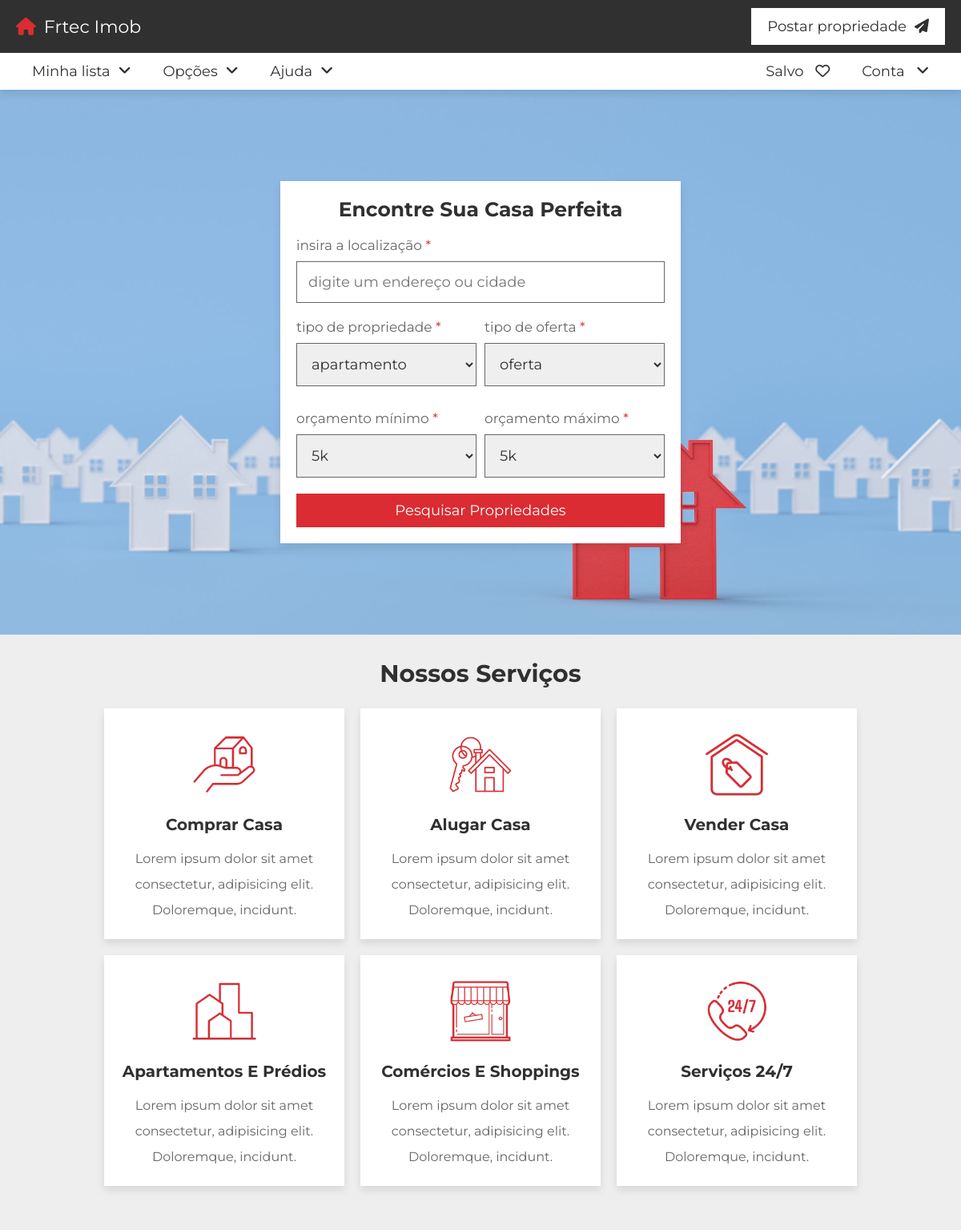
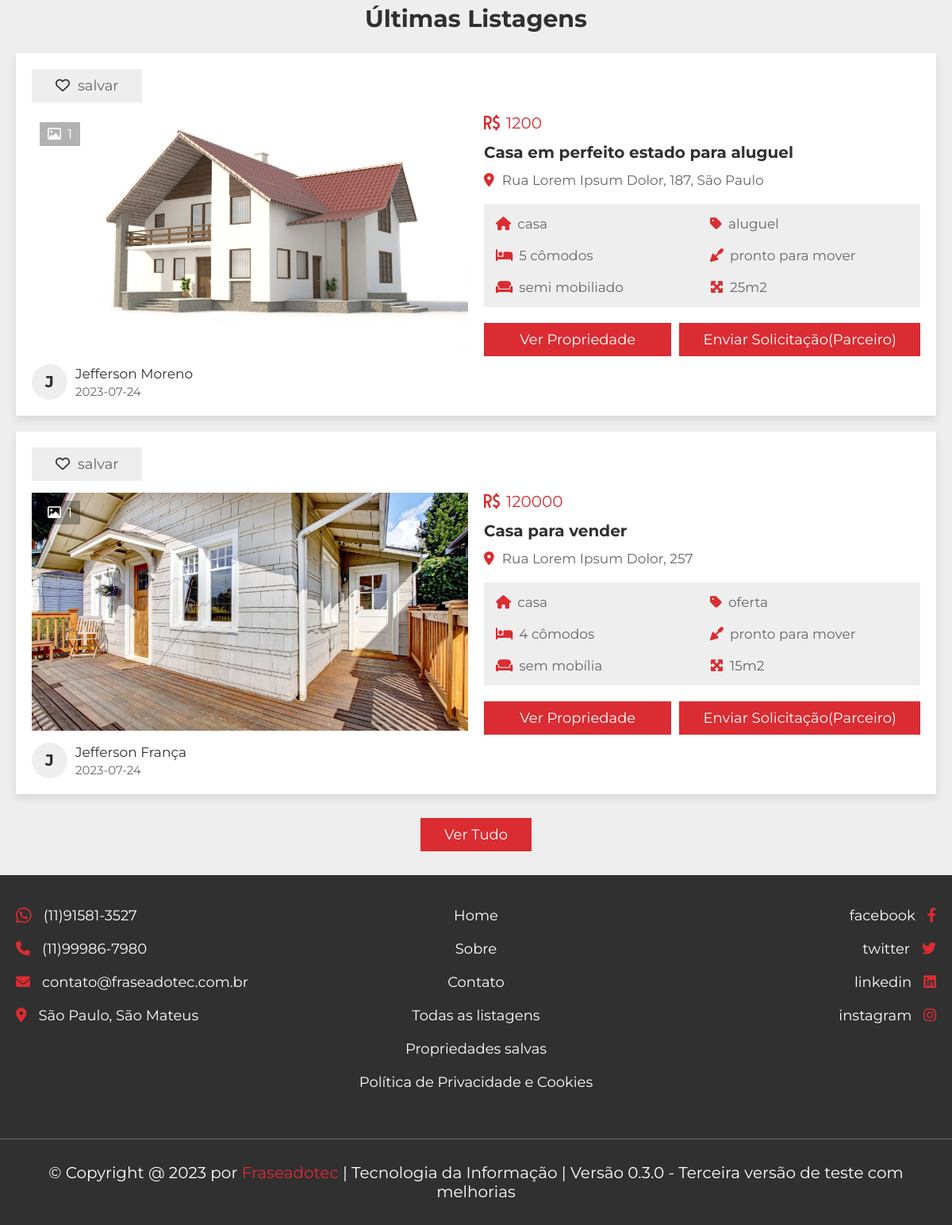
Page /inicio.php on the committed database (2 pictures, top to bottom).
### tables this page shows
CREATE TABLE `property` (
  `id` varchar(20) NOT NULL,
  `user_id` varchar(20) NOT NULL,
  `property_name` varchar(50) NOT NULL,
  `address` varchar(100) NOT NULL,
  `price` varchar(10) NOT NULL,
  `type` varchar(10) NOT NULL,
  `offer` varchar(10) NOT NULL,
  `status` varchar(50) NOT NULL,
  `furnished` varchar(50) NOT NULL,
  `bhk` varchar(10) NOT NULL,
  `deposite` varchar(10) NOT NULL,
  `bedroom` varchar(10) NOT NULL,
  `bathroom` varchar(10) NOT NULL,
  `balcony` varchar(10) NOT NULL,
  `carpet` varchar(10) NOT NULL,
  `age` varchar(2) NOT NULL,
  `total_floors` varchar(2) NOT NULL,
  `room_floor` varchar(2) NOT NULL,
  `loan` varchar(50) NOT NULL,
  `lift` varchar(3) NOT NULL DEFAULT 'no',
  `security_guard` varchar(3) NOT NULL DEFAULT 'no',
  `play_ground` varchar(3) NOT NULL DEFAULT 'no',
  `garden` varchar(3) NOT NULL DEFAULT 'no',
  `water_supply` varchar(3) NOT NULL DEFAULT 'no',
  `power_backup` varchar(3) NOT NULL DEFAULT 'no',
  `parking_area` varchar(3) NOT NULL DEFAULT 'no',
  `gym` varchar(3) NOT NULL DEFAULT 'no',
  `shopping_mall` varchar(3) NOT NULL DEFAULT 'no',
  `hospital` varchar(3) NOT NULL DEFAULT 'no',
  `school` varchar(3) NOT NULL DEFAULT 'no',
  `market_area` varchar(3) NOT NULL DEFAULT 'no',
  `image_01` varchar(50) NOT NULL,
  `image_02` varchar(50) NOT NULL,
  `image_03` varchar(50) NOT NULL,
  `image_04` varchar(50) NOT NULL,
  `image_05` varchar(50) NOT NULL,
  `description` varchar(1000) NOT NULL,
  `date` date NOT NULL DEFAULT current_timestamp()
);

CREATE TABLE `users` (
  `id` varchar(20) NOT NULL,
  `name` varchar(50) NOT NULL,
  `number` varchar(10) NOT NULL,
  `email` varchar(50) NOT NULL,
  `password` varchar(50) NOT NULL
);

### inicio.php (the view, shortened to what this page needs)
<?php
include 'components/connect.php';
if(isset($_COOKIE['user_id'])){
   $user_id = $_COOKIE['user_id'];
}else{
   $user_id = '';
}
?>
<!DOCTYPE html>
<html lang="pt-BR">
<head>
   <link rel="stylesheet" href="https://cdnjs.cloudflare.com/ajax/libs/font-awesome/6.2.0/css/all.min.css">
   <link rel="stylesheet" href="css/style.css">
</head>
<body>
<?php include 'components/user_header.php'; ?>
<div class="home">
   <section class="center">
      <form action="pesquisa.php" method="post">
         <h3>encontre sua casa perfeita</h3>
         <div class="box">
            <p>insira a localização <span>*</span></p>
            <input type="text" name="h_location" required maxlength="100" placeholder="digite um endereço ou cidade" class="input">
         </div>
         <div class="flex">
            <div class="box">
               <p>tipo de propriedade <span>*</span></p>
               <select name="h_type" class="input" required>
                  <option value="apartamento">apartamento</option>
               </select>
            </div>
            <div class="box">
               <p>tipo de oferta <span>*</span></p>
               <select name="h_offer" class="input" required>
                  <option value="oferta">oferta</option>
               </select>
            </div>
            <div class="box">
               <p>orçamento mínimo <span>*</span></p>
               <select name="h_min" class="input" required>
                  <option value="5000">5k</option>
               </select>
            </div>
            <div class="box">
               <p>orçamento máximo <span>*</span></p>
               <select name="h_max" class="input" required>
                  <option value="5000">5k</option>
               </select>
            </div>
         </div>
         <input type="submit" value="Pesquisar Propriedades" name="h_search" class="btn">
      </form>
   </section>
</div>
<section class="services">
   <h1 class="heading">Nossos serviços</h1>
   <div class="box-container">
      <div class="box">
         <img src="images/icon-1.png" alt="">
         <h3>comprar casa</h3>
         <p>Lorem ipsum dolor sit amet consectetur, adipisicing elit. Doloremque, incidunt.</p>
      </div>
      <div class="box">
         <img src="images/icon-2.png" alt="">
         <h3>alugar casa</h3>
         <p>Lorem ipsum dolor sit amet consectetur, adipisicing elit. Doloremque, incidunt.</p>
      </div>
      <div class="box">
         <img src="images/icon-3.png" alt="">
         <h3>vender casa</h3>
         <p>Lorem ipsum dolor sit amet consectetur, adipisicing elit. Doloremque, incidunt.</p>
      </div>
      <div class="box">
         <img src="images/icon-4.png" alt="">
         <h3>apartamentos e prédios</h3>
         <p>Lorem ipsum dolor sit amet consectetur, adipisicing elit. Doloremque, incidunt.</p>
      </div>
      <div class="box">
         <img src="images/icon-5.png" alt="">
         <h3>comércios e shoppings</h3>
         <p>Lorem ipsum dolor sit amet consectetur, adipisicing elit. Doloremque, incidunt.</p>
      </div>
      <div class="box">
         <img src="images/icon-6.png" alt="">
         <h3>serviços 24/7</h3>
         <p>Lorem ipsum dolor sit amet consectetur, adipisicing elit. Doloremque, incidunt.</p>
      </div>
   </div>
</section>
<section class="listings">
   <h1 class="heading">últimas listagens</h1>
   <div class="box-container">
      <?php
         $select_properties = $conn->prepare("SELECT * FROM `property` ORDER BY date DESC LIMIT 6");
         $select_properties->execute();
         if($select_properties->rowCount() > 0){
            while($fetch_property = $select_properties->fetch(PDO::FETCH_ASSOC)){
            $select_user = $conn->prepare("SELECT * FROM `users` WHERE id = ?");
            $select_user->execute([$fetch_property['user_id']]);
            $fetch_user = $select_user->fetch(PDO::FETCH_ASSOC);
            if(!empty($fetch_property['image_02'])){
               $image_coutn_02 = 1;
            }else{
               $image_coutn_02 = 0;
            }
            if(!empty($fetch_property['image_03'])){
               $image_coutn_03 = 1;
            }else{
               $image_coutn_03 = 0;
            }
            if(!empty($fetch_property['image_04'])){
               $image_coutn_04 = 1;
            }else{
               $image_coutn_04 = 0;
            }
            if(!empty($fetch_property['image_05'])){
               $image_coutn_05 = 1;
            }else{
               $image_coutn_05 = 0;
            }
            $total_images = (1 + $image_coutn_02 + $image_coutn_03 + $image_coutn_04 + $image_coutn_05);
            $select_saved = $conn->prepare("SELECT * FROM `saved` WHERE property_id = ? and user_id = ?");
            $select_saved->execute([$fetch_property['id'], $user_id]);
      ?>
      <form action="" method="POST">
         <div class="box">
            <?php
               if($select_saved->rowCount() > 0){
            ?>
            <button type="submit" name="save" class="save"><i class="fas fa-heart"></i><span>salvo</span></button>
            <?php
               }else{
            ?>
            <button type="submit" name="save" class="save"><i class="far fa-heart"></i><span>salvar</span></button>
            <?php
               }
            ?>
            <div class="thumb">
               <p class="total-images"><i class="far fa-image"></i><span><?= $total_images; ?></span></p>
               <img src="uploaded_files/<?= $fetch_property['image_01']; ?>" alt="">
            </div>
            <div class="admin">
               <h3><?= substr($fetch_user['name'], 0, 1); ?></h3>
               <div>
                  <p><?= $fetch_user['name']; ?></p>
                  <span><?= $fetch_property['date']; ?></span>
               </div>
            </div>
         </div>
         <div class="box">
            <div class="price"><i class="fa-solid fa-brazilian-real-sign"></i><span><?= $fetch_property['price']; ?></span></div>
            <h3 class="name"><?= $fetch_property['property_name']; ?></h3>
            <p class="location"><i class="fas fa-map-marker-alt"></i><span><?= $fetch_property['address']; ?></span></p>
            <div class="flex">
               <p><i class="fas fa-house"></i><span><?= $fetch_property['type']; ?></span></p>
               <p><i class="fas fa-tag"></i><span><?= $fetch_property['offer']; ?></span></p>
               <p><i class="fas fa-bed"></i><span><?= $fetch_property['bhk']; ?> cômodos</span></p>
               <p><i class="fas fa-trowel"></i><span><?= $fetch_property['status']; ?></span></p>
               <p><i class="fas fa-couch"></i><span><?= $fetch_property['furnished']; ?></span></p>
               <p><i class="fas fa-maximize"></i><span><?= $fetch_property['carpet']; ?>m2</span></p>
            </div>
            <div class="flex-btn">
               <a href="ver_propriedade.php?get_id=<?= $fetch_property['id']; ?>" class="btn">ver propriedade</a>
               <input type="submit" value="enviar solicitação(Parceiro)" name="send" class="btn">
            </div>
         </div>
      </form>
      <?php
         }
      }else{
         echo '<p class="empty">nenhuma propriedade adicionada ainda! <a href="postagem_propriedade.php" style="margin-top:1.5rem;" class="btn">adicionar novo</a></p>';
      }
      ?>
   </div>
   <div style="margin-top: 2rem; text-align:center;">
      <a href="listas.php" class="inline-btn">ver tudo</a>
   </div>
</section>
<?php include 'components/footer.php'; ?>
</body>
</html>

### components/user_header.php (shortened to what this page needs)
<header class="header">
   <nav class="navbar nav-1">
      <section class="flex">
         <a href="inicio.php" class="logo"><i class="fas fa-house"></i>Frtec Imob</a>
         <ul>
            <li><a href="postagem_propriedade.php">Postar propriedade<i class="fas fa-paper-plane"></i></a></li>
         </ul>
      </section>
   </nav>
   <nav class="navbar nav-2">
      <section class="flex">
         <div class="menu">
            <ul>
               <li><a href="#">Minha lista<i class="fas fa-angle-down"></i></a>
               </li>
               <li><a href="#">Opções<i class="fas fa-angle-down"></i></a>
               </li>
               <li><a href="#">Ajuda<i class="fas fa-angle-down"></i></a>
               </li>
            </ul>
         </div>
         <ul>
            <li><a href="salvo.php">Salvo <i class="far fa-heart"></i></a></li>
            <li><a href="#">Conta <i class="fas fa-angle-down"></i></a>
                  <?php if($user_id != ''){ ?>
                  <li><a href="atualização.php">Atualizar perfil</a></li>
                  <li><a href="components/user_logout.php" onclick="return confirm('sair deste site?');">Sair</a>
                  <?php } ?></li>
               </ul>
      </section>
   </nav>
</header>

### components/footer.php
<footer class="footer">
   <section class="flex">
      <div class="box">
         <a href="tel:1199986-7980"><i class="fa-brands fa-whatsapp fa-lg"></i><span>(11)91581-3527</span></a>
         <a href="tel:1199986-7980"><i class="fas fa-phone"></i><span>(11)99986-7980</span></a>
         <a href="mailto:contato@fraseadotec.com.br"><i class="fas fa-envelope"></i><span>contato@fraseadotec.com.br</span></a>
         <a href="#"><i class="fas fa-map-marker-alt"></i><span>São Paulo, São Mateus</span></a>
      </div>
      <div class="box">
         <a href="inicio.php"><span>Home</span></a>
         <a href="sobre.php"><span>Sobre</span></a>
         <a href="contato.php"><span>Contato</span></a>
         <a href="listas.php"><span>Todas as listagens</span></a>
         <a href="salvo.php"><span>Propriedades salvas</span></a>
         <a href="politica-de-privacidade-e-cookies.php"><span>Política de Privacidade e Cookies</span></a>
      </div>
      <div class="box">
         <a href="#"><span>facebook</span><i class="fab fa-facebook-f"></i></a>
         <a href="#"><span>twitter</span><i class="fab fa-twitter"></i></a>
         <a href="#"><span>linkedin</span><i class="fab fa-linkedin"></i></a>
         <a href="#"><span>instagram</span><i class="fab fa-instagram"></i></a>
      </div>
   </section>
   <div class="credit">&copy; Copyright @ <?= date('Y'); ?> por <span>Fraseadotec</span> | Tecnologia da Informação | Versão 0.3.0 - Terceira versão de teste com melhorias</div>
</footer>

### rows in the picture
property: total_images "1", image_01 (picture), user.name "J", user.name "Jefferson Moreno", date "2023-07-24", price "1200", property_name "Casa em perfeito estado para aluguel", address "Rua Lorem Ipsum Dolor, 187, São Paulo", type "casa", offer "aluguel", bhk "5", status "pronto para mover", furnished "semi mobiliado", carpet "25"
property: total_images "1", image_01 (picture), user.name "J", user.name "Jefferson França", date "2023-07-24", price "120000", property_name "Casa para vender", address "Rua Lorem Ipsum Dolor, 257", type "casa", offer "oferta", bhk "4", status "pronto para mover", furnished "sem mobília", carpet "15"
